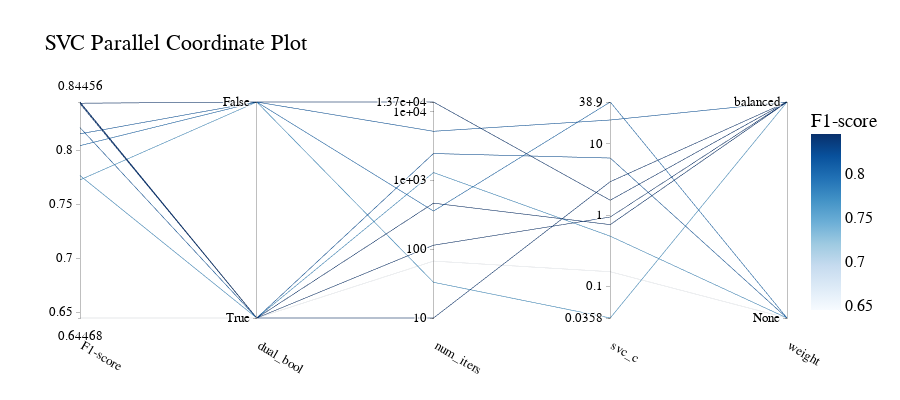

Notebook source saved alongside this figure:
### Markdown cell above
#### Figure 3: optuna visualisation parallel coordinate

### Code cell
pac = plot_parallel_coordinate(study,target_name='F1-score')

pac.update_layout(
    title='{} Parallel Coordinate Plot'.format(used_model),
    yaxis_title="F1-score",
    height=400,
    margin=dict(
        pad=40
    ),
    autosize=False,
    font=dict(
        family="Arial, monospace",
        size=16,
        color="Black"
    )
)

pac.write_image(save_path_figures + "/{}_{}_parallel_coordinate.png".format(used_model,study_name))
pac.write_image(save_path_figures + "/{}_{}_parallel_coordinate.pdf".format(used_model,study_name))
pac.show()

### Figure 1 — Plotly figure (JSON) as saved in the notebook; plotly's stock layout.template omitted (floating-point values rounded to 4 significant figures)
{"data": [{"dimensions": [{"label": "F1-score", "range": [0.6447, 0.8446], "values": [0.7765, 0.8042, 0.8446, 0.8441, 0.8208, 0.843, 0.7725, 0.6447, 0.8151, 0.8434]}, {"label": "dual_bool", "range": [0, 1], "ticktext": ["True", "False"], "tickvals": [0, 1], "values": [0, 1, 0, 0, 0, 0, 1, 0, 1, 1]}, {"label": "num_iters", "range": [1, 4.136], "ticktext": ["10", "100", "1e+03", "1e+04", "1.37e+04"], "tickvals": [1, 2, 3, 4, 4.136], "values": [3.112, 2.553, 2.057, 2.667, 3.388, 1, 1.519, 1.826, 3.711, 4.136]}, {"label": "svc_c", "range": [-1.446, 1.59], "ticktext": ["0.0358", "0.1", "1", "10", "38.9"], "tickvals": [-1.446, -1, 0, 1, 1.59], "values": [-0.2962, 1.59, -0.02679, -0.1337, 0.8025, 0.47, -1.446, -0.7958, 1.337, 0.2093]}, {"label": "weight", "range": [0, 1], "ticktext": ["None", "balanced"], "tickvals": [0, 1], "values": [0, 0, 1, 1, 0, 1, 1, 0, 1, 1]}], "labelangle": 30, "labelside": "bottom", "line": {"color": [0.7765, 0.8042, 0.8446, 0.8441, 0.8208, 0.843, 0.7725, 0.6447, 0.8151, 0.8434], "colorbar": {"title": {"text": "F1-score"}}, "colorscale": [[0, "rgb(247,251,255)"], [0.125, "rgb(222,235,247)"], [0.25, "rgb(198,219,239)"], [0.375, "rgb(158,202,225)"], [0.5, "rgb(107,174,214)"], [0.625, "rgb(66,146,198)"], [0.75, "rgb(33,113,181)"], [0.875, "rgb(8,81,156)"], [1, "rgb(8,48,107)"]], "reversescale": false, "showscale": true}, "type": "parcoords"}], "layout": {"autosize": false, "font": {"color": "Black", "family": "Arial, monospace", "size": 16}, "height": 400, "margin": {"pad": 40}, "title": {"text": "SVC Parallel Coordinate Plot"}, "yaxis": {"title": {"text": "F1-score"}}}}
